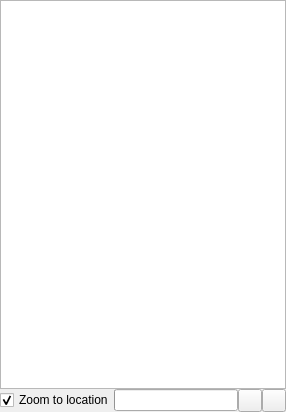
<?xml version="1.0" encoding="UTF-8"?>
<ui version="4.0">
 <class>librepcb::project::editor::BoardDesignRuleCheckMessagesDock</class>
 <widget class="QDockWidget" name="librepcb::project::editor::BoardDesignRuleCheckMessagesDock">
  <property name="geometry">
   <rect>
    <x>0</x>
    <y>0</y>
    <width>286</width>
    <height>412</height>
   </rect>
  </property>
  <property name="allowedAreas">
   <set>Qt::LeftDockWidgetArea|Qt::RightDockWidgetArea</set>
  </property>
  <property name="windowTitle">
   <string>DRC</string>
  </property>
  <widget class="QWidget" name="centralWidget">
   <layout class="QVBoxLayout" name="verticalLayout">
    <property name="spacing">
     <number>0</number>
    </property>
    <property name="leftMargin">
     <number>0</number>
    </property>
    <property name="topMargin">
     <number>0</number>
    </property>
    <property name="rightMargin">
     <number>0</number>
    </property>
    <property name="bottomMargin">
     <number>0</number>
    </property>
    <item>
     <widget class="QListWidget" name="lstMessages"/>
    </item>
    <item>
     <layout class="QHBoxLayout" name="horizontalLayout">
      <property name="spacing">
       <number>0</number>
      </property>
      <item>
       <widget class="QCheckBox" name="cbxCenterInView">
        <property name="text">
         <string>Zoom to location</string>
        </property>
        <property name="checked">
         <bool>true</bool>
        </property>
       </widget>
      </item>
      <item>
       <widget class="QProgressBar" name="prgProgress">
        <property name="format">
         <string/>
        </property>
       </widget>
      </item>
      <item>
       <widget class="QToolButton" name="btnSettings">
        <property name="toolTip">
         <string>Open DRC Settings</string>
        </property>
        <property name="text">
         <string notr="true"/>
        </property>
        <property name="icon">
         <iconset>
          <normaloff>:/img/actions/settings.png</normaloff>:/img/actions/settings.png</iconset>
        </property>
       </widget>
      </item>
      <item>
       <widget class="QToolButton" name="btnRun">
        <property name="toolTip">
         <string>Run DRC</string>
        </property>
        <property name="text">
         <string notr="true"/>
        </property>
        <property name="icon">
         <iconset>
          <normaloff>:/img/actions/refresh.png</normaloff>:/img/actions/refresh.png</iconset>
        </property>
       </widget>
      </item>
     </layout>
    </item>
   </layout>
  </widget>
 </widget>
 <resources/>
 <connections/>
</ui>
